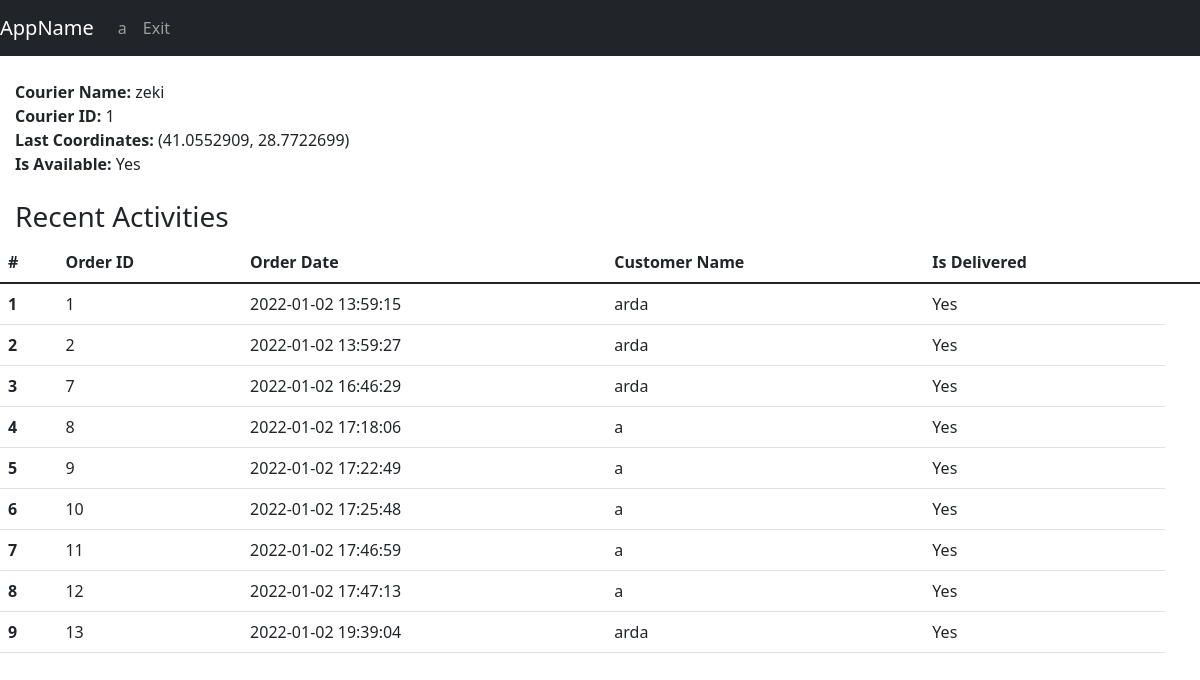
Before: /courierDetail (signed in) with the older database file.
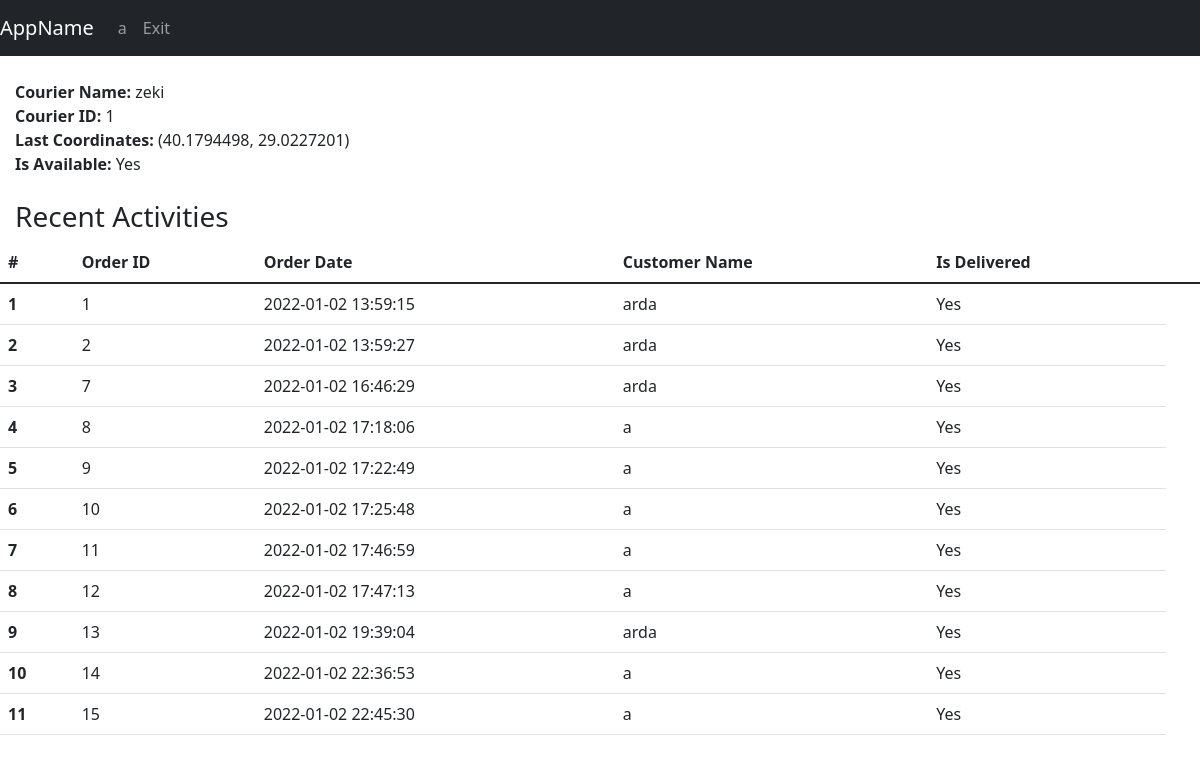
After: the same page with the newer database file.
### tables this page shows
CREATE TABLE couriers(id INTEGER PRIMARY KEY,name TEXT,is_available TEXT,lat REAL,lng, orderId int REFERENCES foodOrder(id) ON UPDATE CASCADE);

CREATE TABLE users(username TEXT PRIMARY KEY,email TEXT,password TEXT,user_type INTEGER, address Text, lat REAL , lng REAL, registred_date Date DEFAULT (datetime('now','localtime')));

CREATE TABLE foodOrder(id INTEGER PRIMARY KEY,content TEXT,orderDate Date DEFAULT (datetime('now','localtime')),totalPrice REAL, is_delivered INTEGER DEFAULT(0), is_reviewed INTEGER DEFAULT(0), restaurantId INTEGER, courierID int REFERENCES couriers(id) ON UPDATE CASCADE, userUserName varchar(30) REFERENCES users(username) ON UPDATE CASCADE, FOREIGN KEY(restaurantId) REFERENCES restaurant(id));

### app.py (the view)
@app.route("/courierDetail", methods=["GET"])
def courierDetail():
    with sqlite3.connect(DATABASE) as database:
        cursor = database.cursor()
    couirerID = request.args.get('courier', default=1, type=int)
    command = "SELECT count(*) FROM foodOrder WHERE foodOrder.courierID ="+str(couirerID)
    cursor.execute(command)
    totalCourierOrder = int(cursor.fetchall()[0][0])
    if totalCourierOrder == 0:
        cursor.execute("SELECT couriers.id,  couriers.name, is_available, couriers.lat, couriers.lng FROM couriers WHERE couriers.id = (?)", (couirerID,))
        query = cursor.fetchall()
        print("Detail:",query)
    else:
        cursor.execute("SELECT couriers.id, couriers.name, is_available, couriers.lat, couriers.lng, foodOrder.is_delivered, foodOrder.orderDate, users.username, foodOrder.id "
                       "FROM couriers INNER JOIN users,foodOrder ON couriers.id = (?) and foodOrder.courierID = (?) and foodOrder.userUserName = users.username", (couirerID,couirerID))
        query = cursor.fetchall()
        print("Detail:",query)
    return render_template("admin/list_operations/courier_detail.html", username=session["username"], data=query, totalOrder=totalCourierOrder)

### templates/admin/list_operations/courier_detail.html (shortened to what this page needs)
{% extends 'base.html' %}
{% block navbar %}
<nav class="navbar navbar-expand-lg navbar-dark bg-dark">
    <a class="navbar-brand" href="#">AppName</a>
    <div class="collapse navbar-collapse" id="navbarNav">
        <ul class="navbar-nav">
          <li class="nav-item active"><a class="nav-link" href="/">{{username}}</a></li>
          <li class="nav-item active"><a class="nav-link" href="/exit">Exit</a></li>
        </ul>
    </div>
</nav>
{% endblock %}
{% block body %}
    <div style="padding-left: 15px">
        <br>
        <b>Courier Name: </b>{{ data[0][1] }}<br>
        <b>Courier ID: </b>{{ data[0][0] }}<br>
        <b>Last Coordinates: </b>({{ data[0][3] }}, {{ data[0][4] }})<br>
        <b>Is Available: </b>
        {% if data[0][2] == '0' %}
            No
        {% else %}
            Yes
        {% endif %}
    </div><br>
    {% if totalOrder != 0 %}
        <div style="padding-left: 15px">
            <h3>Recent Activities</h3>
        </div>
        <table class="table">
          <thead class="thead-dark">
            <tr>
                <th scope="col">#</th>
                <th scope="col">Order ID</th>
                <th scope="col">Order Date</th>
                <th scope="col">Customer Name</th>
                <th scope="col">Is Delivered</th>
                <th scope="col"></th>
            </tr>
          </thead>
          <tbody>
            {%for i in range(data|length)%}
                    <tr>
                      <th scope="row">{{ i+1 }}</th>
                      <td>{{ data[i][8] }}</td>
                      <td>{{ data[i][6] }}</td>
                      <td>{{ data[i][7] }}</td>
                        {% if data[i][2] == '0' %}
                            <td>No</td>
                        {% else %}
                            <td>Yes</td>
                        {% endif %}
                    </tr>
            {%endfor%}
          </tbody>
        </table>
    {% else %}
        <div style="padding-left: 15px">
            <h5>Couirer Does Not Have Any Previous Order</h5>
        </div>
    {% endif %}
{% endblock %}

Changed rows visible on the page:
changed couriers "zeki": lat "41.0552909" → "40.1794498"; lng "28.7722699" → "29.0227201"
added foodOrder: id "14", orderDate "2022-01-02 22:36:53"
added foodOrder: id "15", orderDate "2022-01-02 22:45:30"
Other visible differences:
new list line: "10 Yes"
new list line: "a"
new list line: "11 Yes"
